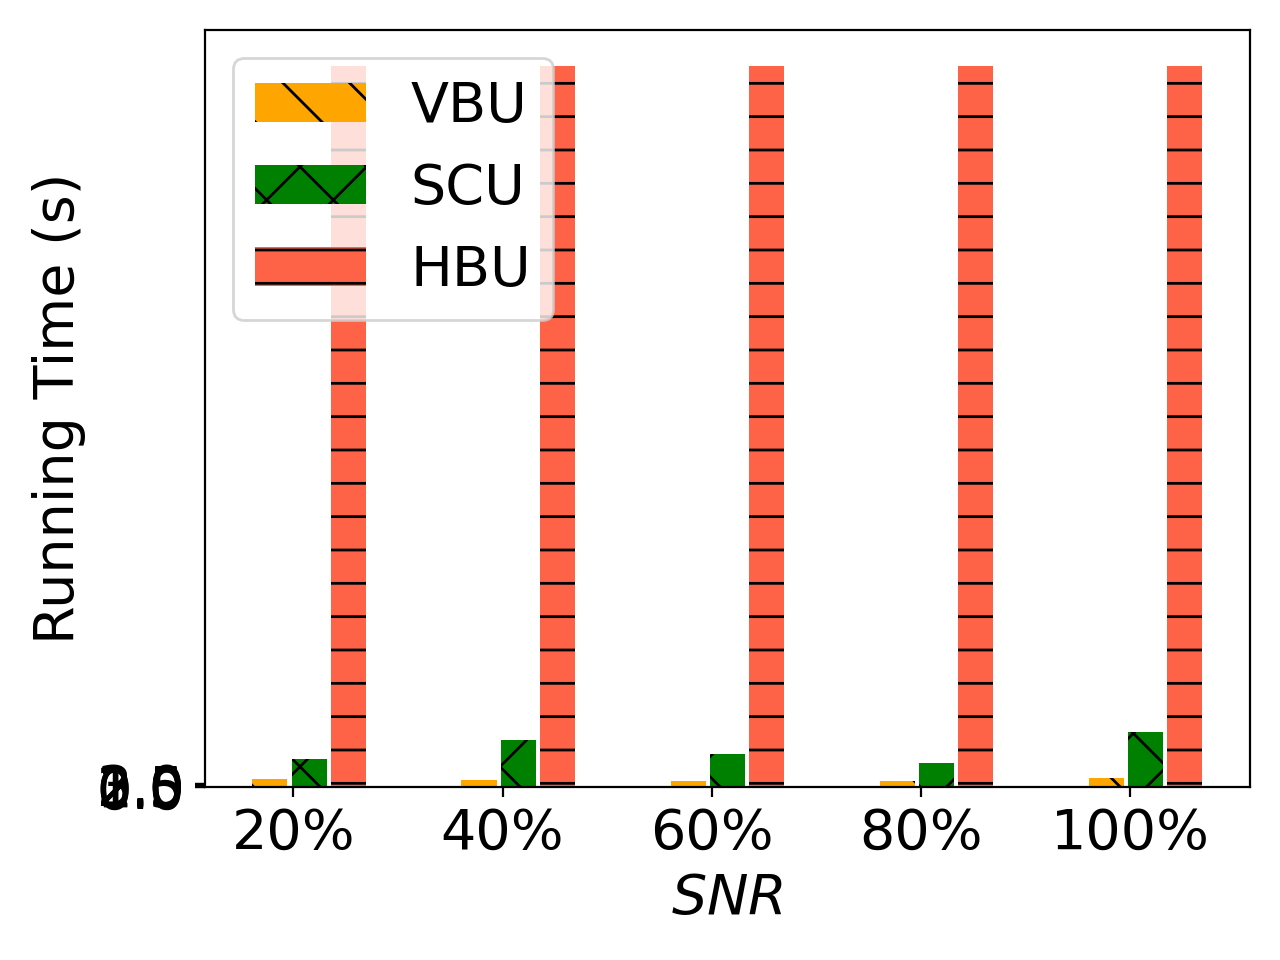

Python code for this plot:
import matplotlib.pyplot as plt
import numpy as np

# user num = 50
labels = ['20%', '40%', '60%', '80%', '100%']
unl_fr = [6000, 6000, 6000, 6000, 6000]

unl_hess_r = [2 +600 , 2 + 600 , 2 + 600, 2 +600, 2 +600 ]
unl_vbr = [7   ,     6  , 5   , 5 ,       8]


unl_vib = [14    ,    18 , 14  , 8,     17]
unl_self_r = [12 *2  , 20  *2 , 14  *2 , 10*2,  23*2]


x = np.arange(len(labels))  # the label locations
width = 0.6  # the width of the bars
# no_noise = np.around(no_noise,0)
# samping = np.around(samping,0)
# ldp = np.around(ldp,0)


plt.figure()
#plt.subplots(figsize=(8, 5.3))
#plt.bar(x - width / 2 - width / 8 + width / 8, unl_fr, width=0.168, label='Retrain', color='dodgerblue', hatch='/')
#plt.bar(x - width / 2 - width / 8 + width / 8, unl_vbr, width=0.168, label='VBU', color='orange', hatch='\\')
plt.bar(x - width / 8 - width / 16,   unl_vbr, width=0.168, label='VBU', color='orange', hatch='\\') #unl_vib, width=0.168, label='MCFU$_{w}$', color='palegreen', hatch='/')
plt.bar(x + width / 8, unl_self_r, width=0.168, label='SCU', color='g', hatch='x')
plt.bar(x + width / 2 - width / 8 + width / 16, unl_hess_r, width=0.168, label='HBU', color='tomato', hatch='-')


# plt.bar(x - width / 2.5 ,  unl_br, width=width/3, label='VBU', color='orange', hatch='\\')
# plt.bar(x,unl_self_r, width=width/3, label='RFU-SS', color='g', hatch='x')
# plt.bar(x + width / 2.5,  unl_hess_r, width=width/3, label='HBU', color='tomato', hatch='-')


# Add some text for labels, title and custom x-axis tick labels, etc.
plt.ylabel('Running Time (s)', fontsize=20)
# ax.set_title('Performance of Different Users n')
plt.xticks(x, labels, fontsize=20)
# ax.set_xticklabels(labels,fontsize=15)

my_y_ticks = np.arange(0, 3.1, 0.5)
plt.yticks(my_y_ticks, fontsize=20)
# ax.set_yticklabels(my_y_ticks,fontsize=15)

plt.legend(loc='upper left', fontsize=20)
plt.xlabel('$\it{SNR}$', fontsize=20)
# ax.bar_label(rects1, padding=1)
# ax.bar_label(rects2, padding=3)
# ax.bar_label(rects3, padding=3)

plt.tight_layout()

plt.rcParams['figure.figsize'] = (2.0, 1)
plt.rcParams['image.interpolation'] = 'nearest'
plt.rcParams['figure.subplot.left'] = 0.11
plt.rcParams['figure.subplot.bottom'] = 0.08
plt.rcParams['figure.subplot.right'] = 0.977
plt.rcParams['figure.subplot.top'] = 0.969
plt.savefig('cifar_rt_snr_awgn_bar.png', dpi=200)
plt.show()
